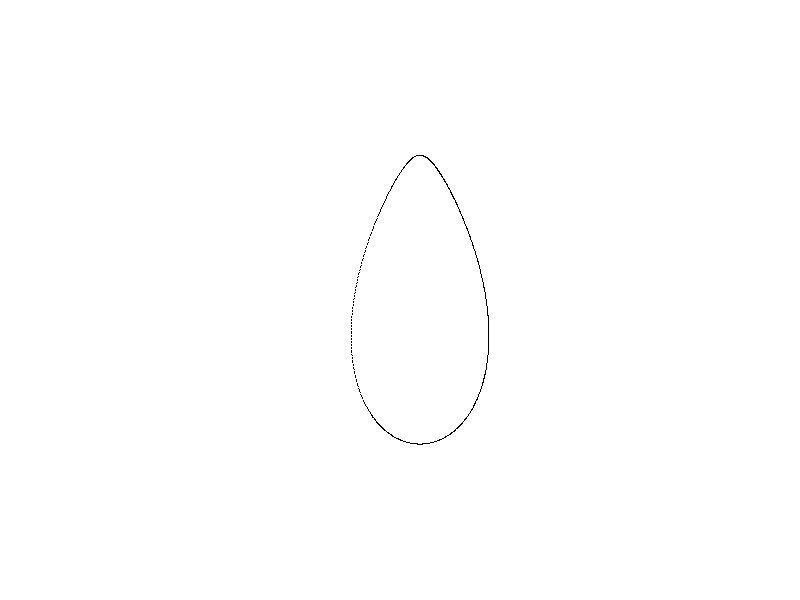

Write R code to recreate this figure. (Note: this script raises an error after producing the figure.)
x <- function(t,a=2,b=2) { a*sin(t) -   sin(t*b)}
y <- function(t,a=2,b=2) { a*cos(t) -   cos(t*b)}

emptyCanvas <- function(pltLimit = 5 ){
  plot(0, 0,
       xlim=c(-pltLimit,pltLimit),
       ylim=c(-pltLimit,pltLimit),
       col = "transparent", xlab = "", ylab = "", axes=F)
}

##### 20210417
### tear shape
emptyCanvas(20)
out <- rbind(cbind(x(0),y(0)))
for (t in seq(0,10,.01)){
  
  xP <- x(t,4)
  yP <- y(t,15)
  out <- rbind(out,cbind(xP,yP))
  points(xP,yP,pch='.')
}
out <- out[-1,]
out <- data.frame(out)
colnames(out) <- c('X','Y')
ggplot(out,aes(x=X,y=Y)) +
  geom_path() #+




##### 20210418
### Make into a function, generate different curves 
sinsin <- function(a=2,b=2,newCanvas=FALSE,makePlot=FALSE){
  out <- rbind(cbind(x(0),y(0)))
  if (newCanvas) {emptyCanvas()}
  for (t in seq(0,10,.01)){
    xP <- x(t,a)
    yP <- y(t,b)
    out <- rbind(out,cbind(xP,yP))
    if (makePlot) {lines(xP,yP,pch='.')}
    
  }
  out <- out[-1,]
  out <- data.frame(out)
  colnames(out) <- c('X','Y')
return(out)
}

emptyCanvas(20)
for (i in seq(1,10,4)){
  for (j in seq(1,10,2)){
    emptyCanvas(20)
    lines(sinsin(j,i))
}}


##### 20210419
### Concentric circles
emptyCanvas(20)
for (i in seq(-10,2,4)){ 
  for (j in seq(-10,1,2)){
    lines(sinsin(j+i,i+j))
  }}


##### 20210420
### Groovy
emptyCanvas(20)
for (i in seq(-10,2,4)){ 
  for (j in seq(-10,1,2)){
    lines(sinsin(abs(j-i),-abs(i-j)))
  }}

### Jupiter and beyond
emptyCanvas(20)
for (i in seq(-10,2,4)){ 
  for (j in seq(-10,1,2)){
    lines(sinsin(j+i,(i*i/(j+i)) ))
  }}


##### 20210421
### sin - cos
x <- function(t,a=2,b=2) { a*sin(t) -   cos(t*b)}
y <- function(t,a=2,b=2) { a*sin(t) -   cos(t*b)}
sincos <- function(a=2,b=2,newCanvas=FALSE,makePlot=FALSE){
  out <- rbind(cbind(x(0),y(0)))
  if (newCanvas) {emptyCanvas()}
  for (t in seq(0,10,.01)){
    xP <- x(t,a)
    yP <- y(t,b)
    out <- rbind(out,cbind(xP,yP))
    if (makePlot) {lines(xP,yP,pch='.')}
    
  }
  out <- out[-1,]
  out <- data.frame(out)
  colnames(out) <- c('X','Y')
  return(out)
}

emptyCanvas(20)
for (i in seq(0,12,4)){ 
  for (j in seq(0,12,2)){
    lines(sincos(i-j,j+i))
  }}


##### 20210422
### punto de fuga
emptyCanvas(20)
for (i in seq(-10,2,4)){ 
  for (j in seq(-10,1,2)){
    lines(sincos(abs(j+i)**2,abs(i-j)**2))
  }}





##### 20210423
### tantan
x <- function(t,a=2,b=2) { a*tan(t) -   tan(t*b)}
y <- function(t,a=2,b=2) { a*tan(t) -   tan(t*b)}
tantan <- function(a=2,b=2,newCanvas=FALSE,makePlot=FALSE){
  out <- rbind(cbind(x(0),y(0)))
  if (newCanvas) {emptyCanvas()}
  for (t in seq(0,10,.01)){
    xP <- x(t,a)
    yP <- y(t,b)
    out <- rbind(out,cbind(xP,yP))
    if (makePlot) {lines(xP,yP,pch='.')}
    
  }
  out <- out[-1,]
  out <- data.frame(out)
  colnames(out) <- c('X','Y')
  return(out)
}

### tangent
emptyCanvas(20)
for (i in seq(0,10,2)){ 
    lines(tantan(0, i))
  }


##### 20210423
## limiting lines
emptyCanvas(20)
for (i in seq(0,10,2)){ 
  #lines(head(tantan(0, i),150))
  #lines(head(tantan(i, 0),150))
  lines(tail(tantan(0, i),500))
  lines(tail(tantan(i, 0),500))
}



